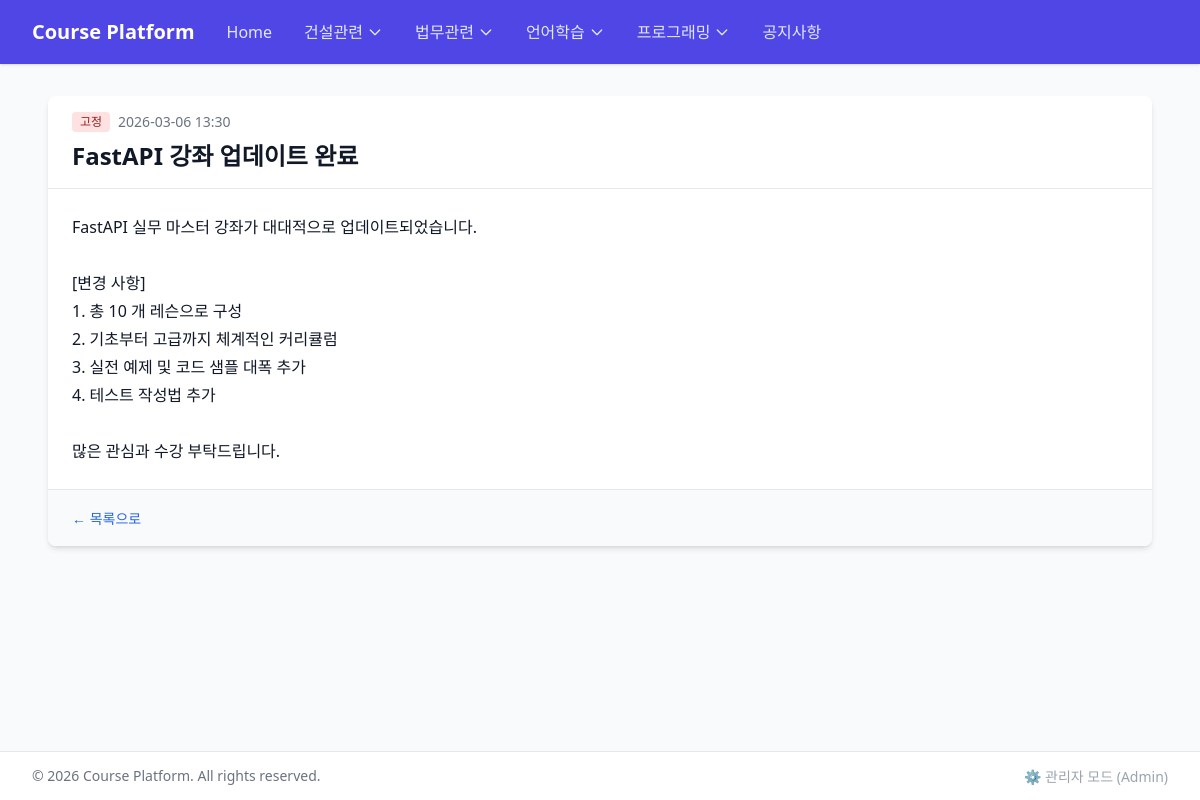
Screenshot of /notices/2 with the database file from the repository.
### models/__init__.py (models this page shows)
class Category(SQLModel, table=True):
    id: Optional[int] = Field(default=None, primary_key=True)
    name: str = Field(index=True, unique=True)
    order: int = Field(default=0)
    courses: List["Course"] = Relationship(back_populates="category")

class Notice(SQLModel, table=True):
    id: Optional[int] = Field(default=None, primary_key=True)
    title: str
    content: str
    created_at: datetime = Field(default_factory=datetime.utcnow)
    updated_at: datetime = Field(default_factory=datetime.utcnow)
    is_pinned: bool = Field(default=False)  # 고정 공지 여부
    is_active: bool = Field(default=True)  # 활성화 여부

### routers/public.py (the view)
@router.get("/notices/{notice_id}")
def notice_detail(request: Request, notice_id: int, session: Session = Depends(get_session)):
    categories = session.exec(select(Category).order_by(Category.order)).all()
    notice = session.get(Notice, notice_id)
    if not notice or not notice.is_active:
        raise HTTPException(status_code=404, detail="Notice not found")
    return templates.TemplateResponse(
        request=request,
        name="public/notice_detail.html",
        context={"categories": categories, "notice": notice}
    )

### templates/public/notice_detail.html (shortened to what this page needs)
{% extends "public/base.html" %}
{% block content %}
<div class="bg-white shadow-md rounded-lg overflow-hidden">
    <div class="px-6 py-4 border-b border-gray-200">
        <div class="flex items-center gap-2 mb-2">
            {% if notice.is_pinned %}
            <span class="inline-flex items-center px-2 py-0.5 rounded text-xs font-medium bg-red-100 text-red-800">
                고정
            </span>
            {% endif %}
            <span class="text-sm text-gray-500">
                {{ notice.created_at.strftime("%Y-%m-%d %H:%M") }}
            </span>
        </div>
        <h1 class="text-2xl font-bold text-gray-900">{{ notice.title }}</h1>
    </div>
    <div class="px-6 py-6">
        <div class="prose max-w-none">
            <div class="whitespace-pre-wrap text-gray-900">{{ notice.content }}</div>
        </div>
    </div>
    <div class="px-6 py-4 bg-gray-50 border-t border-gray-200">
        <a href="/notices" class="text-blue-600 hover:text-blue-800 text-sm font-medium">
            ← 목록으로
        </a>
    </div>
</div>
{% endblock %}

### templates/public/base.html (shortened to what this page needs)
<!DOCTYPE html>
<html lang="en">
<head>
    <script src="https://cdn.tailwindcss.com"></script>
    <script src="https://cdn.tailwindcss.com?plugins=typography"></script>
</head>
<body class="bg-gray-50 min-h-screen lg:h-screen lg:overflow-hidden font-sans flex flex-col">
    <nav class="bg-indigo-600 shadow shrink-0 z-20 relative">
        <div class="max-w-7xl mx-auto px-4 sm:px-6 lg:px-8">
            <div class="flex justify-between h-16">
                <div class="flex flex-1">
                    <div class="flex-shrink-0 flex items-center">
                        <a href="/" class="text-xl font-bold text-white">Course Platform</a>
                    </div>
                    <div class="hidden sm:ml-8 sm:flex sm:space-x-8 items-center">
                        <a href="/" class="text-indigo-100 font-medium hover:text-white transition-colors">Home</a>
                        {% if categories %}
                        {% for cat in categories %}
                        <div class="relative group">
                            <button
                                class="text-indigo-100 font-medium hover:text-white transition-colors flex items-center gap-1 focus:outline-none">
                                {{ cat.name }}
                                <svg class="w-4 h-4" fill="none" stroke="currentColor" viewBox="0 0 24 24">
                                    <path stroke-linecap="round" stroke-linejoin="round" stroke-width="2"
                                        d="M19 9l-7 7-7-7"></path>
                                </svg>
                            </button>
                        </div>
                        {% endfor %}
                        {% endif %}
                        <a href="/notices" class="text-indigo-100 font-medium hover:text-white transition-colors">공지사항</a>
                    </div>
                </div>
            </div>
        </div>
    </nav>
    <main class="flex-grow w-full py-8 px-4 sm:px-6 lg:px-12 flex flex-col min-h-0">
        {% block content %}{% endblock %}
    </main>
    <footer class="bg-white border-t border-gray-200 mt-auto py-3 shrink-0 z-10 relative">
        <div
            class="max-w-7xl mx-auto px-4 sm:px-6 lg:px-8 flex flex-col md:flex-row justify-between items-center gap-4">
            <p class="text-sm text-gray-500">&copy; 2026 Course Platform. All rights reserved.</p>
            <div>
                <a href="/admin" target='_blank' class="text-sm text-gray-400 hover:text-gray-700 transition">⚙️ 관리자 모드
                    (Admin)</a>
            </div>
        </div>
    </footer>
</body>
</html>

### rows the page displays
Category: name "건설관련"
Category: name "법무관련"
Category: name "언어학습"
Category: name "프로그래밍"
Notice: created_at "2026-03-06 13:30", title "FastAPI 강좌 업데이트 완료", content "FastAPI 실무 마스터 강좌가 대대적으로 업데이트되었습니다. [변경 사항] 1. 총 10 개 레슨으로 구성 2. 기초부터 고급까지 체계적인 커리큘럼 3. 실전 예제 및 코드 샘플 대폭 추가 4. 테스트 작성법 추가 많은 관심과 수강 부탁드립니다."
